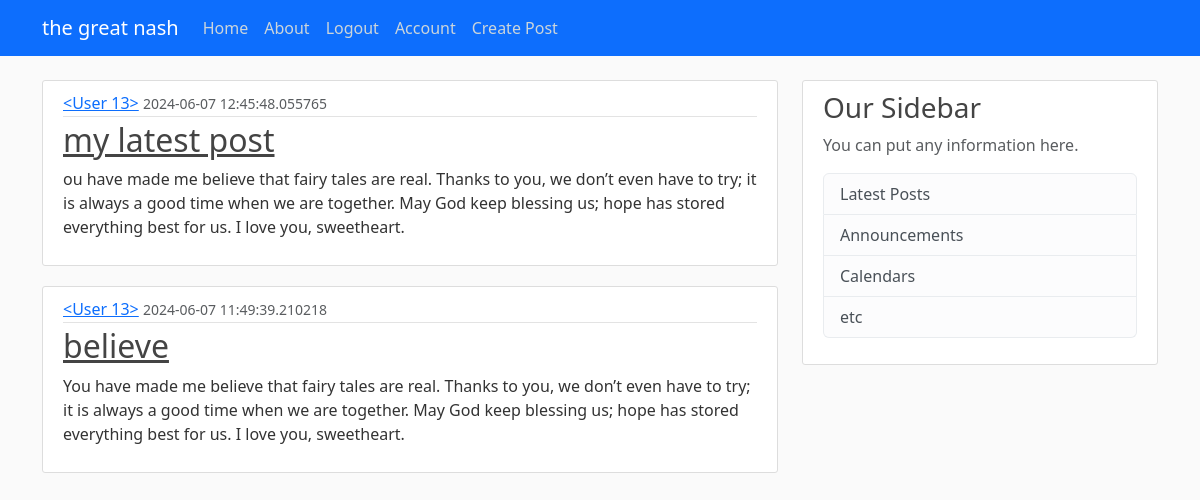
Screenshot of / (signed in) with the database file from the repository.
### app/models.py (models this page shows, shortened)
class Post(db.Model):
    id = db.Column(db.Integer, primary_key=True)
    title = db.Column(db.String(100), nullable=False)
    content = db.Column(db.Text, nullable=False)
    date_posted = db.Column(db.DateTime, nullable=False, default=datetime.utcnow)
    user_id = db.Column(db.Integer, db.ForeignKey('user.id'), nullable=False)

### app/route.py (the view)
@app.route("/")
def home():
    page = request.args.get('page', 1, type=int)
    posts = Post.query.order_by(Post.date_posted.desc()).paginate(per_page=2, page=page)
    return render_template("home.html", posts=posts)

### app/models.py (called while the page is built)
@login_manager.user_loader
def load_user(user_id):
    return User.query.get(int(user_id))

### app/templates/home.html
{% extends "base.html" %}
{% block content %}
{% for post in posts %}
<article class="media content-section">
    <div class="media-body">
      <div class="article-metadata">
        <a class="mr-2" href="#">{{ post.author }}</a>
        <small class="text-muted">{{ post.date_posted }}</small>
      </div>
      <h2><a class="article-title" href="#">{{ post.title }}</a></h2>
      <p class="article-content">{{ post.content }}</p>
    </div>
  </article>
{% endfor %}
{% endblock %}

### app/static/main.css (style rules this page uses)
body { background: #fafafa; color: #333333; margin-top: 5rem; }
h1, h2, h3, h4, h5, h6 { color: #444444; }
.content-section { background: #ffffff; padding: 10px 20px; border: 1px solid #dddddd; border-radius: 3px; margin-bottom: 20px; }
.article-title { color: #444444; }
.article-content { white-space: pre-line; }
.article-metadata { padding-bottom: 1px; margin-bottom: 4px; border-bottom: 1px solid #e3e3e3 }

### rows the page displays
Post: author "<User 13>", date_posted "2024-06-07 12:45:48.055765", title "my latest post", content "ou have made me believe that fairy tales are real. Thanks to you, we don’t even have to try; it is always a good time when we are together. May God keep blessing us; hope has stored everything best for us. I love you, sweetheart."
Post: author "<User 13>", date_posted "2024-06-07 11:49:39.210218", title "believe", content "You have made me believe that fairy tales are real. Thanks to you, we don’t even have to try; it is always a good time when we are together. May God keep blessing us; hope has stored everything best for us. I love you, sweetheart."
